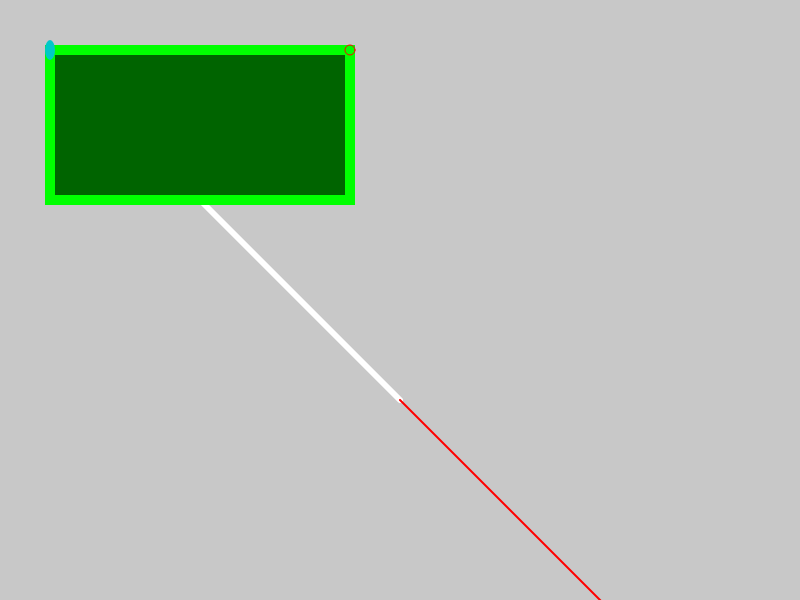
Frame 1 (no input)
Frame 60 (no input): identical to frame 1, image omitted
Frame 120 (the mouse pressed at the canvas centre since frame 60): identical to frame 1, image omitted

The p5.js sketch that drew this single still picture (run headless with seeded random() and noise() and a simulated clock; from frame 60 on, the mouse is pressed at the canvas centre):

// p5.js sketch
// ── sketch.js
function setup() {
  createCanvas(800,600);
}

function draw() {
  background(200,200,200);
  strokeWeight(6);
  //noStroke();
  //stroke(0,255,255,0);
  
  //colorMode(RGB);
  stroke(255,255,255,255);
  line(200,200,400,400); //if we want to hide sometigh, write the slash before 
  
  stroke(0,255,0);
  strokeWeight(10);
  fill(0,100,0);
  rect(50,50,300,150);
  
  stroke(255,0,0);
  strokeWeight(1);
  noFill();
  ellipse(350,50,10,10);
  
  noStroke();
  fill(0,200,200);
  ellipse(50,50,10,20);
  
  strokeWeight(2);
 //colorMode(HSB);
  stroke(255,0,0);
  line(400,400,800,800); 
  
}
// ── sketch2.js
function setup() {
  createCanvas(800,600);
}

function draw() {
 rect(50,50,200,350);
 
 rect();
 
 rect();
 
 rect();
 
}
